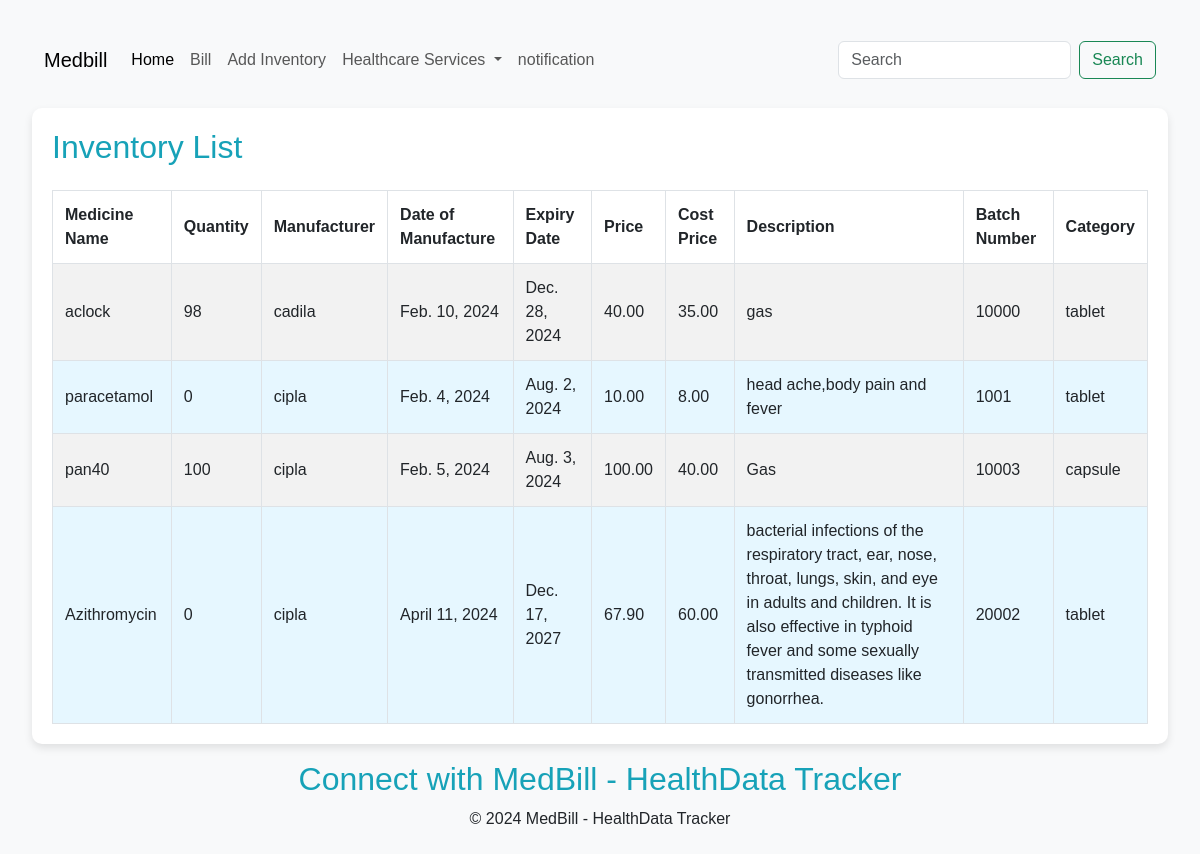
Screenshot of /inventory-list/ with the database file from the repository.
### medbill/models.py (models this page shows)
class InventoryItem(models.Model):
    medicine_name = models.CharField(max_length=100, unique=True)
    quantity = models.IntegerField()
    manufacturer = models.CharField(max_length=100)
    date_of_manufacture = models.DateField(default=date.today)
    expiry_date = models.DateField(default=date.today() + timedelta(days=180))
    price = models.DecimalField(max_digits=10, decimal_places=2)
    cost_price = models.DecimalField(max_digits=10, decimal_places=2)
    description = models.TextField()
    batch_number = models.CharField(max_length=50, default='DEFAULT_BATCH')
    CATEGORY_CHOICES = [
        ('tablet', 'Tablet'),
        ('capsule', 'Capsule'),
        ('vial', 'Vial'),
        ('syrup', 'Syrup'),
        ('injection', 'Injection'),
        ('ointment', 'Ointment'),
        ('drop', 'Drop'),
        ('powder', 'Powder'),
        ('cream', 'Cream'),
        ('gel', 'Gel'),
        ('liquid', 'Liquid'),
    ]
    category = models.CharField(max_length=20, choices=CATEGORY_CHOICES)

### medbill/views.py (the view)
def inventory_list(request):
    inventory_list = InventoryItem.objects.all()  # Fetch all inventory items
    return render(request, 'inventory_list.html', {'inventory_list': inventory_list})

### template/inventory_list.html (shortened to what this page needs)
{% extends 'base.html' %}
{% block body %}
    <div class="container">
        <h2 class="mb-4">Inventory List</h2>
        <table>
            <thead>
                <tr>
                    <th>Medicine Name</th>
                    <th>Quantity</th>
                    <th>Manufacturer</th>
                    <th>Date of Manufacture</th>
                    <th>Expiry Date</th>
                    <th>Price</th>
                    <th>Cost Price</th>
                    <th>Description</th>
                    <th>Batch Number</th>
                    <th>Category</th>
                </tr>
            </thead>
            <tbody>
                {% for item in inventory_list %}
                    <tr class="fade-in" >
                        <td>{{ item.medicine_name }}</td>
                        <td>{{ item.quantity }}</td>
                        <td>{{ item.manufacturer }}</td>
                        <td>{{ item.date_of_manufacture }}</td>
                        <td>{{ item.expiry_date }}</td>
                        <td>{{ item.price }}</td>
                        <td>{{ item.cost_price }}</td>
                        <td>{{ item.description }}</td>
                        <td>{{ item.batch_number }}</td>
                        <td>{{ item.category }}</td>
                    </tr>
                {% endfor %}
            </tbody>
        </table>
    </div>
{% endblock body %}

### template/base.html (shortened to what this page needs)
<!DOCTYPE html>
<html lang="en">
<head>
   {%block extcss %} <link href="https://cdn.jsdelivr.net/npm/bootstrap@5.3.2/dist/css/bootstrap.min.css" rel="stylesheet">{%endblock extcss %}
</head>
<body >
    <nav class="navbar navbar-expand-lg bg-body-tertiary bg-mintgreen">
        <div class="container-fluid">
            <a class="navbar-brand" href="#">Medbill</a>
            <div class="collapse navbar-collapse" id="navbarSupportedContent">
                <ul class="navbar-nav me-auto mb-2 mb-lg-0">
                    <li class="nav-item">
                        <a class="nav-link active" aria-current="page" href="/">Home</a>
                    </li>
                    <li class="nav-item">
                        <a class="nav-link" href="/bill">Bill</a>
                    </li>
                    <li class="nav-item">
                        <a class="nav-link" href="/inventory registration">Add Inventory</a>
                    </li>
                    <li class="nav-item dropdown">
                        <a class="nav-link dropdown-toggle" href="#" role="button" data-bs-toggle="dropdown" aria-expanded="false">
                            Healthcare Services
                        </a>
                    </li>
                    <li class="nav-item">
                        <a class="nav-link" href="/notifications">notification</a>
                    </li>
                </ul>
                <form class="d-flex" role="search">
                    <input class="form-control me-2" type="search" placeholder="Search" aria-label="Search">
                    <button class="btn btn-outline-success" type="submit">Search</button>
                </form>
            </div>
        </div>
    </nav>
        {% block body %}{% endblock body %}
        <footer class="text-center p-3">
          <h2>Connect with MedBill - HealthData Tracker</h2>
          <p>&copy; 2024 MedBill - HealthData Tracker</p>
      </footer>
</body>
</html>

### template/base.html (style rules this page uses)
.bg-mintgreen { background-color: mediumseagreen ; }
body { padding: 3rem; margin: 0; border: 0; }

### template/inventory_list.html (style rules this page uses)
body { background-color: #f8f9fa; padding: 2rem; font-family: 'Arial', sans-serif; }
.container { margin-top: 20px; background-color: #fff; padding: 20px; border-radius: 10px; box-shadow: 0 4px 8px rgba(0, 0, 0, 0.1); overflow: hidden; }
h2 { color: #17a2b8; }
table { width: 100%; margin-top: 15px; border-collapse: collapse; }
table, th, td { border: 1px solid #dee2e6; }
th, td { padding: 12px; text-align: left; }
tbody tr:nth-child(odd) { background-color: #f2f2f2; }
tbody tr:nth-child(even) { background-color: #e6f7ff; }
.fade-in { animation: fadeIn 0.5s ease-in-out; }

### rows the page displays
InventoryItem: medicine_name "aclock", quantity "98", manufacturer "cadila", date_of_manufacture "Feb. 10, 2024", expiry_date "Dec. 28, 2024", price "40.00", cost_price "35.00", description "gas", batch_number "10000", category "tablet"
InventoryItem: medicine_name "paracetamol", quantity "0", manufacturer "cipla", date_of_manufacture "Feb. 4, 2024", expiry_date "Aug. 2, 2024", price "10.00", cost_price "8.00", description "head ache,body pain and fever", batch_number "1001", category "tablet"
InventoryItem: medicine_name "pan40", quantity "100", manufacturer "cipla", date_of_manufacture "Feb. 5, 2024", expiry_date "Aug. 3, 2024", price "100.00", cost_price "40.00", description "Gas", batch_number "10003", category "capsule"
InventoryItem: medicine_name "Azithromycin", quantity "0", manufacturer "cipla", date_of_manufacture "April 11, 2024", expiry_date "Dec. 17, 2027", price "67.90", cost_price "60.00", description "bacterial infections of the respiratory tract, ear, nose, throat, lungs, skin, and eye in adults and children. It is also effective in typhoid fever and some sexually transmitted diseases like gonorrhea.", batch_number "20002", category "tablet"
